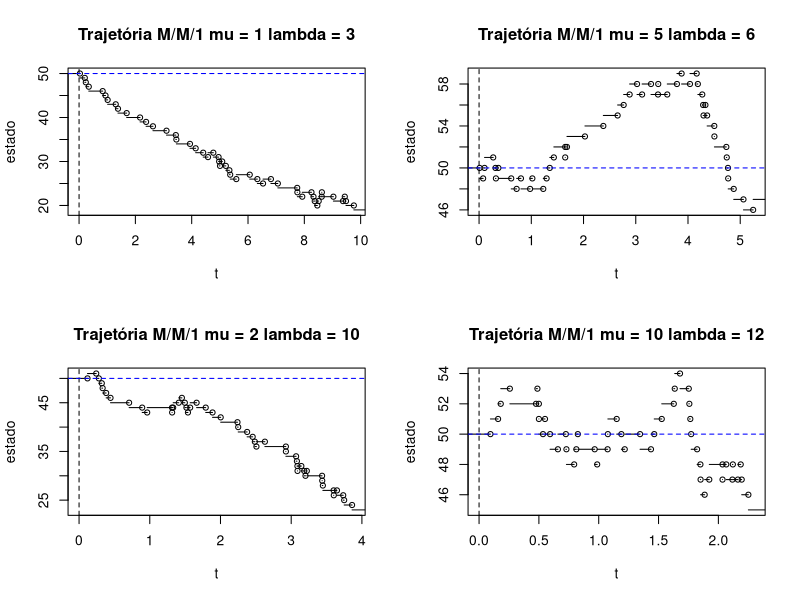

R code for this plot:
#função para gerar uma trajetória do processo M/M/1
genMM1 <- function(mu, lambda, n, y0){
  rate <- lambda + mu
  S <- rep(0, n) #tempo de permanencia
  yn <- rep(0, n) #cadeia imersa
  yn[1] <- y0 #estado inicial
  S[1] <- rexp(1, rate)
  
  for(i in 2:n){
    S[i] <- rexp(1, rate)
    prob <- sample(c(-1,1), size = 1, prob = c(lambda/rate, mu/rate)) #prob de transição a um passo da cadeia imersa
    yn[i] <- yn[i-1] + prob
  }
  
  #cumsum(Sn)  = tempos dos saltos Jn e yn = traj CM imersa e CTMC entao yn = X(Jn) 
  return(cbind(yn, cumsum(S))) 
}

lambda <- c(3, 6, 10, 12) #taxa de nascimento M/M/1
mu <- c(1, 5, 2, 10) #taxa de morte M/M/1
n <- 50 #tamanho da trajetória
y0 <- 50 #estado inicial da cadeia

par(mfrow=c(2,2))
for ( i in 1:length(mu)) {
  traj <- genMM1(mu[i], lambda[i], n, y0)
  sfun <- stepfun(traj[-n,2], traj[,1], right = TRUE)
  plot(sfun,
       main = paste('Trajetória M/M/1', 'mu =', mu[i], 'lambda =', lambda[i]), 
       xlab ='t', ylab = 'estado', do.points = TRUE, verticals = FALSE,
       xlim = c(0, traj[n,2]))
  abline(v = 0, ncol = "red", lty = 2) #t = 0
  abline(h = y0, col = "blue", lty = 2) #estado inicial 
}


